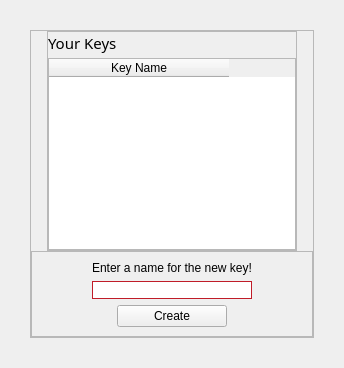
         <widget class="QWidget" name="createKeys_site">
          <layout class="QHBoxLayout" name="horizontalLayout_5">
           <property name="spacing">
            <number>15</number>
           </property>
           <property name="leftMargin">
            <number>30</number>
           </property>
           <property name="topMargin">
            <number>30</number>
           </property>
           <property name="rightMargin">
            <number>30</number>
           </property>
           <property name="bottomMargin">
            <number>30</number>
           </property>
           <item>
            <widget class="QFrame" name="frame">
             <property name="frameShape">
              <enum>QFrame::StyledPanel</enum>
             </property>
             <property name="frameShadow">
              <enum>QFrame::Raised</enum>
             </property>
             <layout class="QVBoxLayout" name="verticalLayout_3">
              <property name="spacing">
               <number>0</number>
              </property>
              <property name="leftMargin">
               <number>0</number>
              </property>
              <property name="topMargin">
               <number>0</number>
              </property>
              <property name="rightMargin">
               <number>0</number>
              </property>
              <property name="bottomMargin">
               <number>0</number>
              </property>
              <item alignment="Qt::AlignHCenter">
               <widget class="QFrame" name="frame_2">
                <property name="minimumSize">
                 <size>
                  <width>250</width>
                  <height>0</height>
                 </size>
                </property>
                <property name="maximumSize">
                 <size>
                  <width>250</width>
                  <height>16777215</height>
                 </size>
                </property>
                <property name="frameShape">
                 <enum>QFrame::StyledPanel</enum>
                </property>
                <property name="frameShadow">
                 <enum>QFrame::Raised</enum>
                </property>
                <layout class="QVBoxLayout" name="verticalLayout_7">
                 <property name="spacing">
                  <number>4</number>
                 </property>
                 <property name="leftMargin">
                  <number>0</number>
                 </property>
                 <property name="topMargin">
                  <number>0</number>
                 </property>
                 <property name="rightMargin">
                  <number>0</number>
                 </property>
                 <property name="bottomMargin">
                  <number>0</number>
                 </property>
                 <item alignment="Qt::AlignHCenter">
                  <widget class="QLabel" name="label">
                   <property name="minimumSize">
                    <size>
                     <width>280</width>
                     <height>0</height>
                    </size>
                   </property>
                   <property name="maximumSize">
                    <size>
                     <width>16777215</width>
                     <height>16777215</height>
                    </size>
                   </property>
                   <property name="font">
                    <font>
                     <family>Jabba the Font</family>
                     <pointsize>11</pointsize>
                     <italic>false</italic>
                     <bold>false</bold>
                    </font>
                   </property>
                   <property name="styleSheet">
                    <string notr="true">font: 11pt &quot;Jabba the Font&quot;;</string>
                   </property>
                   <property name="text">
                    <string>Your Keys</string>
                   </property>
                   <property name="textFormat">
                    <enum>Qt::AutoText</enum>
                   </property>
                  </widget>
                 </item>
                 <item alignment="Qt::AlignHCenter">
                  <widget class="QTableWidget" name="key_list">
                   <property name="textElideMode">
                    <enum>Qt::ElideMiddle</enum>
                   </property>
                   <attribute name="horizontalHeaderMinimumSectionSize">
                    <number>180</number>
                   </attribute>
                   <attribute name="horizontalHeaderDefaultSectionSize">
                    <number>180</number>
                   </attribute>
                   <attribute name="verticalHeaderMinimumSectionSize">
                    <number>20</number>
                   </attribute>
                   <attribute name="verticalHeaderDefaultSectionSize">
                    <number>20</number>
                   </attribute>
                   <column>
                    <property name="text">
                     <string>Key Name</string>
                    </property>
                   </column>
                  </widget>
                 </item>
                </layout>
               </widget>
              </item>
              <item>
               <widget class="QFrame" name="frame_6">
                <property name="frameShape">
                 <enum>QFrame::StyledPanel</enum>
                </property>
                <property name="frameShadow">
                 <enum>QFrame::Raised</enum>
                </property>
                <layout class="QVBoxLayout" name="verticalLayout_9">
                 <property name="leftMargin">
                  <number>60</number>
                 </property>
                 <property name="rightMargin">
                  <number>60</number>
                 </property>
                 <item alignment="Qt::AlignHCenter">
                  <widget class="QLabel" name="create_key_label">
                   <property name="text">
                    <string>Enter a name for the new key!</string>
                   </property>
                  </widget>
                 </item>
                 <item>
                  <widget class="QLineEdit" name="keyname_input">
                   <property name="styleSheet">
                    <string notr="true">border-color: rgb(192, 28, 40);
border-width:1px;
border-style: solid ;</string>
                   </property>
                  </widget>
                 </item>
                 <item alignment="Qt::AlignHCenter">
                  <widget class="QPushButton" name="create_key_btn">
                   <property name="styleSheet">
                    <string notr="true">padding: 3px 36px;</string>
                   </property>
                   <property name="text">
                    <string>Create</string>
                   </property>
                  </widget>
                 </item>
                </layout>
               </widget>
              </item>
             </layout>
            </widget>
           </item>
          </layout>
         </widget>
